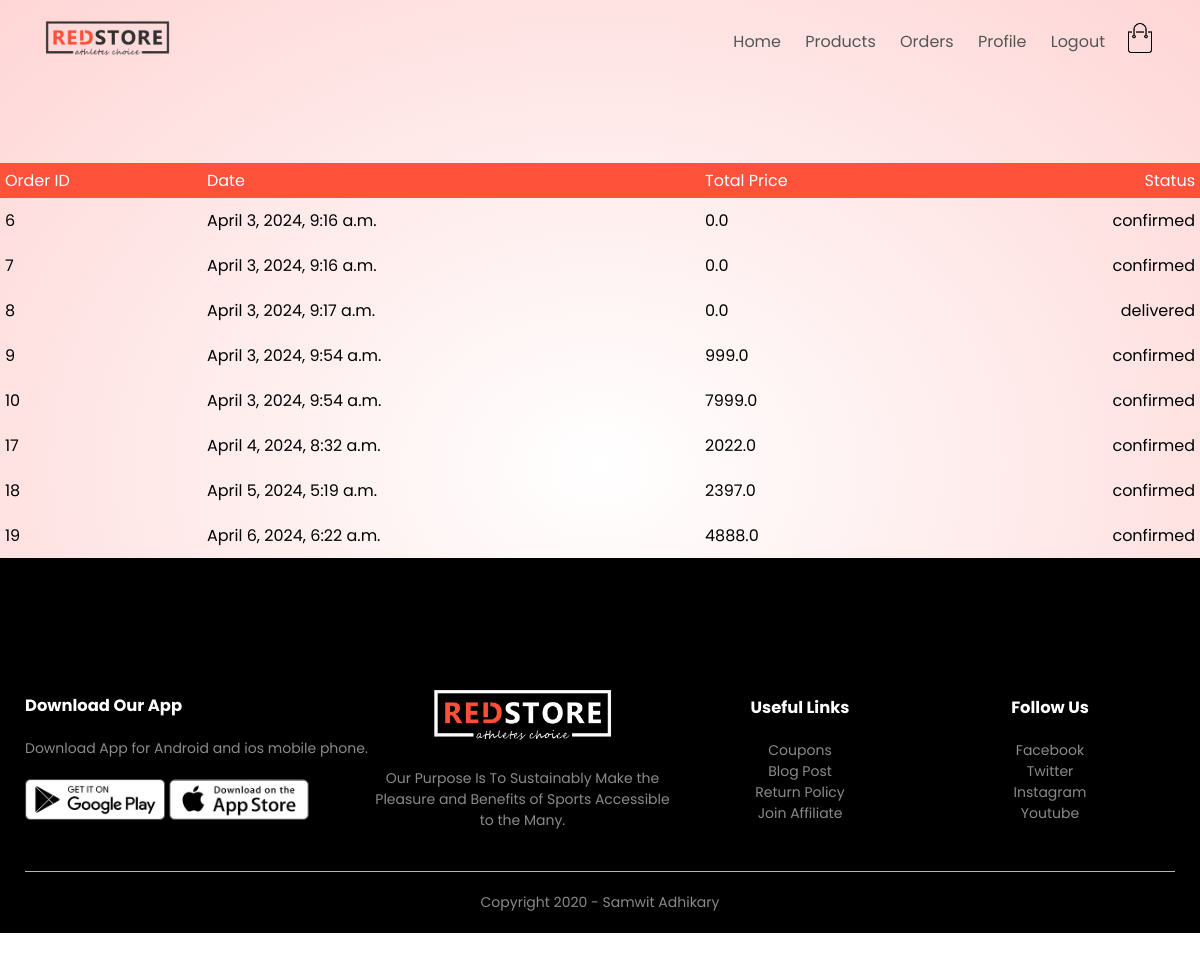
Screenshot of /orders/ (signed in) with the database file from the repository.
### orders/models.py (models this page shows, shortened)
class Order(models.Model):
    LIVE=1
    DELETE=0
    DELETE_CHOICES=((LIVE,'Live'),(DELETE,'Delete'))
    CART_STAGE=0
    ORDER_CONFIRMED=1
    ORDER_PROCESSED=2
    ORDER_DELIVERED=3
    ORDER_REJECTED=4
    STATUS_CHOICE=((ORDER_PROCESSED,"ORDER_PROCESSED"),
                    (ORDER_DELIVERED,"ORDER_DELIVERED"),
                    (ORDER_REJECTED,"ORDER_REJECTED")
                    )
    order_status=models.IntegerField(choices=STATUS_CHOICE,default=CART_STAGE)
    total_price=models.FloatField(default=0)
    owner=models.ForeignKey(Customer,on_delete=models.SET_NULL,null=True,related_name='orders')
    delete_status = models.IntegerField(choices=DELETE_CHOICES, default=LIVE)
    created_at=models.DateTimeField(auto_now_add=True)
    updated_at=models.DateTimeField(auto_now=True)

### orders/views.py (the view)
# urls.py: path('orders/',views.view_orders,name="orders"),
@login_required(login_url='account')
def view_orders(request):
    user=request.user
    customer=user.Customer_profile
    all_orders=Order.objects.filter(owner=customer).exclude(order_status=Order.CART_STAGE)
    context={'orders':all_orders}
    return render(request,'web/order.html',context)

### orders/templatetags/getstatus.py (called while the page is built)
@register.simple_tag(name='getstatus')
def getstatus(status):
    status=status-1
    status_array=['confirmed','processed','delivered','rejected']
    return status_array[status]

### templates/web/order.html
{% extends 'web/base.html' %}
{% load static %}
{% block content %}
{% load getstatus %}
<div class="smallcontainer cart-page">
    {% if orders %}
<table>
    <tr>
        <th>Order ID</th>
        <th>Date</th>
        <th>Total Price</th>
        <th>Status</th>
    </tr>
    {% for order in orders %}
        <tr>
            <td>{{order.id}}</td>
            <td>{{order.created_at}}</td>
            <td>{{order.total_price}}</td>
            <td>{% getstatus order.order_status  %}</td>
        </tr>
        {% endfor %}
        {% else %}
        <p>No Orders</p>
        {% endif %}
</table>
{% endblock %}

### templates/web/base.html (shortened to what this page needs)
{% load static %}
<!DOCTYPE html>
<html lang="en">
<head>
    <link rel="stylesheet" href="{% static 'web/css/style.css' %}">
    <link rel="stylesheet" href="https://stackpath.bootstrapcdn.com/font-awesome/4.7.0/css/font-awesome.min.css">
</head>
<body>
    {% include 'web/partials/header.html' %}
    {% block content %}
    {% endblock %}
    {% include 'web/partials/footer.html' %}
</body>
</html>

### templates/web/partials/header.html (shortened to what this page needs)
{% load static %}
<div class="header">
    <div class="container">
        <div class="navbar">
            <div class="logo">
                <a href="index.html"><img src="{% static 'web/images/logo.png' %}" alt="logo" width="125px"></a>
            </div>
            <nav>
                <ul id="MenuItems">
                    <li><a href="{% url 'index' %}">Home</a></li>
                    <li><a href="{% url 'list_products' %}">Products</a></li>
                {% if not user.is_authenticated %}
                    <li><a href="{% url 'account' %}">Login</a></li>
                {% else %}
                <li><a href="{% url 'orders' %}">Orders</a></li>
                <li><a href="{% url 'profile' %}">Profile</a></li>
                    <li><a href="{% url 'sign_out' %}">Logout</a></li>
                {% endif %}
                </ul>
            </nav>
            {% if user.is_authenticated %}
            <a href="{% url 'cart' %}"><img src="{% static 'web/images/cart.png' %}" width="30px" height="30px"></a>
            {% endif %}
    </div>
</div>

### templates/web/partials/footer.html
{% load static %}
 <div class="footer">
    <div class="container">
        <div class="row">
            <div class="footer-col-1">
                <h3>Download Our App</h3>
                <p>Download App for Android and ios mobile phone.</p>
                <div class="app-logo">
                    <img src="{% static 'web/images/play-store.png' %}">
                    <img src="{% static 'web/images/app-store.png' %}">
                </div>
            </div>
            <div class="footer-col-2">
                <img src="{% static 'web/images/logo-white.png' %}">
                <p>Our Purpose Is To Sustainably Make the Pleasure and Benefits of Sports Accessible to the Many.
                </p>
            </div>
            <div class="footer-col-3">
                <h3>Useful Links</h3>
                <ul>
                    <li>Coupons</li>
                    <li>Blog Post</li>
                    <li>Return Policy</li>
                    <li>Join Affiliate</li>
                </ul>
            </div>
            <div class="footer-col-4">
                <h3>Follow Us</h3>
                <ul>
                    <li>Facebook</li>
                    <li>Twitter</li>
                    <li>Instagram</li>
                    <li>Youtube</li>
                </ul>
            </div>
        </div>
        <hr>
        <p class="copyright">Copyright 2020 - Samwit Adhikary</p>
    </div>
</div>

### static/web/css/style.css (style rules this page uses)
* { margin: 0; padding: 0; box-sizing: border-box; }
body { font-family: 'Poppins', sans-serif; }
.navbar { display: flex; align-items: center; padding: 20px; }
nav { flex: 1; text-align: right; }
nav ul { display: inline-block; list-style-type: none; }
nav ul li { display: inline-block; margin-right: 20px; }
a { text-decoration: none; color: #555; }
p { color: #555; }
.container { max-width: 1300px; margin: auto; padding-left: 25px; padding-right: 25px; }
.row { display: flex; align-items: center; flex-wrap: wrap; justify-content: space-around; }
.header { background: radial-gradient(#fff,#ffd6d6); }
.header .row { margin-top: 70px; }
.footer { background: black; color: #8a8a8a; font-size: 14px; padding: 60px 0 20px; }
.footer p { color: #8a8a8a; }
.footer h3 { color: #fff; margin-bottom: 20px; }
.footer-col-1, .footer-col-2, .footer-col-3, .footer-col-4 { min-width: 250px; margin-bottom: 20px; }
.footer-col-1 { flex-basis: 30%; }
.footer-col-2 { flex: 1; text-align: center; }
.footer-col-2 img { width: 180px; margin-bottom: 20px; }
.footer-col-3, .footer-col-4 { flex-basis: 12%; text-align: center; }
ul { list-style-type: none; }
.app-logo { margin-top: 20px; }
.app-logo img { width: 140px; }
.footer hr { border: none; background: #b5b5b5; height: 1px; margin: 20px 0; }
.copyright { text-align: center; }
.cart-page { margin: 80px auto; }
table { width: 100%; border-collapse: collapse; }
th { text-align: left; padding: 5px; color: #fff; background: #ff523b; font-weight: normal; }
td { padding: 10px 5px; }
td:last-child { text-align: right; }
th:last-child { text-align: right; }

### rows the page displays
Order: id "6", created_at "April 3, 2024, 9:16 a.m.", total_price "0.0", order_status "confirmed"
Order: id "7", created_at "April 3, 2024, 9:16 a.m.", total_price "0.0", order_status "confirmed"
Order: id "8", created_at "April 3, 2024, 9:17 a.m.", total_price "0.0", order_status "delivered"
Order: id "9", created_at "April 3, 2024, 9:54 a.m.", total_price "999.0", order_status "confirmed"
Order: id "10", created_at "April 3, 2024, 9:54 a.m.", total_price "7999.0", order_status "confirmed"
Order: id "17", created_at "April 4, 2024, 8:32 a.m.", total_price "2022.0", order_status "confirmed"
Order: id "18", created_at "April 5, 2024, 5:19 a.m.", total_price "2397.0", order_status "confirmed"
Order: id "19", created_at "April 6, 2024, 6:22 a.m.", total_price "4888.0", order_status "confirmed"
